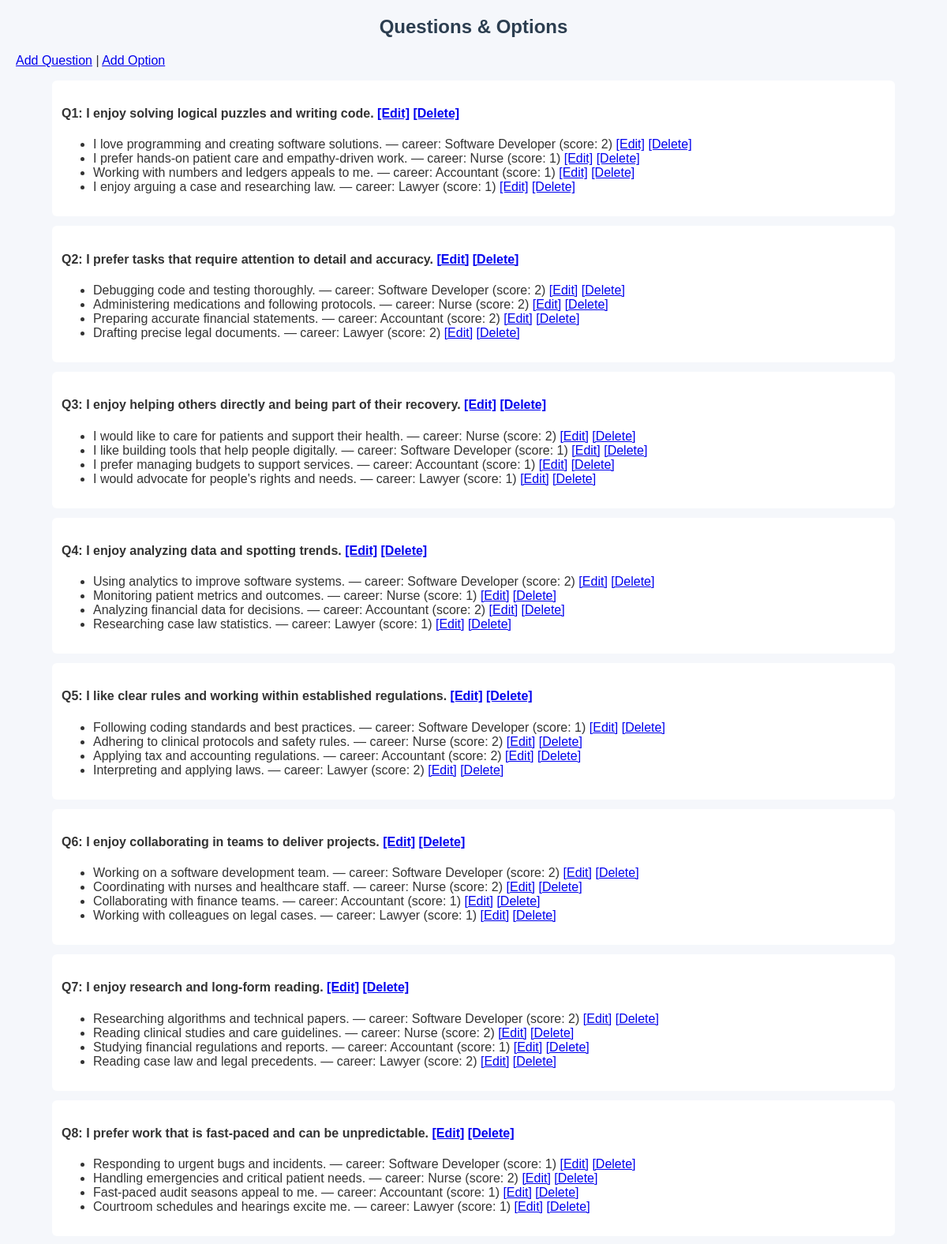
The page /5_Application/test_engine/list_questions.php (signed in, upper part) on the database its author committed.
### tables this page shows
CREATE TABLE `questions` (
  `question_id` int(11) NOT NULL,
  `question_text` text NOT NULL
);

CREATE TABLE `options` (
  `option_id` int(11) NOT NULL,
  `question_id` int(11) NOT NULL,
  `option_text` text NOT NULL,
  `career_id` int(11) NOT NULL,
  `score` int(11) NOT NULL DEFAULT 1
);

CREATE TABLE `careers` (
  `career_id` int(11) NOT NULL,
  `career_name` varchar(120) NOT NULL,
  `description` text DEFAULT NULL
);

### 5_Application/test_engine/list_questions.php (the view, shortened to what this page needs)
<?php
require_once '../includes/db_connect.php';
?>
<!DOCTYPE html>
<html>
<head><meta charset="utf-8"><title>Questions</title><link rel="stylesheet" href="../assets/style.css"></head>
<body>
<h2>Questions & Options</h2>
<p><a href="create_questions.php">Add Question</a> | <a href="create_options.php">Add Option</a></p>
<?php
    $qres = $conn->query("SELECT * FROM questions ORDER BY question_id");
    while ($q = $qres->fetch_assoc()) {
    echo "<div class='question-block'>";
    echo "<h4>Q{$q['question_id']}: ".htmlspecialchars($q['question_text'])." ";
    echo "<a href='edit_question.php?id={$q['question_id']}'>[Edit]</a> ";
    echo "<a href='delete_question.php?id={$q['question_id']}' onclick=\"return confirm('Delete this question and its options?');\">[Delete]</a>";
    echo "</h4>";
    $ores = $conn->prepare("SELECT o.option_id, o.option_text, o.score, c.career_name FROM options o JOIN careers c ON o.career_id=c.career_id WHERE question_id = ? ORDER BY o.option_id");
    $ores->bind_param("i", $q['question_id']);
    $ores->execute();
    $orr = $ores->get_result();
    echo "<ul>";
    while ($op = $orr->fetch_assoc()) {
        echo "<li>".htmlspecialchars($op['option_text'])." — career: ".htmlspecialchars($op['career_name'])." (score: {$op['score']}) ";
        echo "<a href='edit_option.php?id={$op['option_id']}'>[Edit]</a> ";
        echo "<a href='delete_option.php?id={$op['option_id']}' onclick=\"return confirm('Delete this option?');\">[Delete]</a>";
        echo "</li>";
    }
    echo "</ul></div>";
    }
?>
</body>
</html>

### 5_Application/assets/style.css (style rules this page uses)
body { font-family: Arial, sans-serif; background: #f5f7fb; color: #333; margin: 20px; }
h1, h2 { color: #2c3e50; text-align: center; }
.question-block { background:#fff; padding:12px; border-radius:6px; margin:12px auto; width:90%; }

### rows shown on the page
questions: question_id "1", question_text "I enjoy solving logical puzzles and writing code."
options: option_text "I love programming and creating software solutions.", career.career_name "Software Developer", score "2"
options: option_text "I prefer hands-on patient care and empathy-driven work.", career.career_name "Nurse", score "1"
options: option_text "Working with numbers and ledgers appeals to me.", career.career_name "Accountant", score "1"
options: option_text "I enjoy arguing a case and researching law.", career.career_name "Lawyer", score "1"
questions: question_id "2", question_text "I prefer tasks that require attention to detail and accuracy."
options: option_text "Debugging code and testing thoroughly.", career.career_name "Software Developer", score "2"
options: option_text "Administering medications and following protocols.", career.career_name "Nurse", score "2"
options: option_text "Preparing accurate financial statements.", career.career_name "Accountant", score "2"
options: option_text "Drafting precise legal documents.", career.career_name "Lawyer", score "2"
questions: question_id "3", question_text "I enjoy helping others directly and being part of their recovery."
options: option_text "I would like to care for patients and support their health.", career.career_name "Nurse", score "2"
options: option_text "I like building tools that help people digitally.", career.career_name "Software Developer", score "1"
options: option_text "I prefer managing budgets to support services.", career.career_name "Accountant", score "1"
options: option_text "I would advocate for people's rights and needs.", career.career_name "Lawyer", score "1"
questions: question_id "4", question_text "I enjoy analyzing data and spotting trends."
options: option_text "Using analytics to improve software systems.", career.career_name "Software Developer", score "2"
options: option_text "Monitoring patient metrics and outcomes.", career.career_name "Nurse", score "1"
options: option_text "Analyzing financial data for decisions.", career.career_name "Accountant", score "2"
options: option_text "Researching case law statistics.", career.career_name "Lawyer", score "1"
questions: question_id "5", question_text "I like clear rules and working within established regulations."
options: option_text "Following coding standards and best practices.", career.career_name "Software Developer", score "1"
options: option_text "Adhering to clinical protocols and safety rules.", career.career_name "Nurse", score "2"
options: option_text "Applying tax and accounting regulations.", career.career_name "Accountant", score "2"
options: option_text "Interpreting and applying laws.", career.career_name "Lawyer", score "2"
questions: question_id "6", question_text "I enjoy collaborating in teams to deliver projects."
options: option_text "Working on a software development team.", career.career_name "Software Developer", score "2"
options: option_text "Coordinating with nurses and healthcare staff.", career.career_name "Nurse", score "2"
options: option_text "Collaborating with finance teams.", career.career_name "Accountant", score "1"
options: option_text "Working with colleagues on legal cases.", career.career_name "Lawyer", score "1"
questions: question_id "7", question_text "I enjoy research and long-form reading."
options: option_text "Researching algorithms and technical papers.", career.career_name "Software Developer", score "2"
options: option_text "Reading clinical studies and care guidelines.", career.career_name "Nurse", score "2"
options: option_text "Studying financial regulations and reports.", career.career_name "Accountant", score "1"
options: option_text "Reading case law and legal precedents.", career.career_name "Lawyer", score "2"
questions: question_id "8", question_text "I prefer work that is fast-paced and can be unpredictable."
options: option_text "Responding to urgent bugs and incidents.", career.career_name "Software Developer", score "1"
options: option_text "Handling emergencies and critical patient needs.", career.career_name "Nurse", score "2"
options: option_text "Fast-paced audit seasons appeal to me.", career.career_name "Accountant", score "1"
options: option_text "Courtroom schedules and hearings excite me.", career.career_name "Lawyer", score "1"
